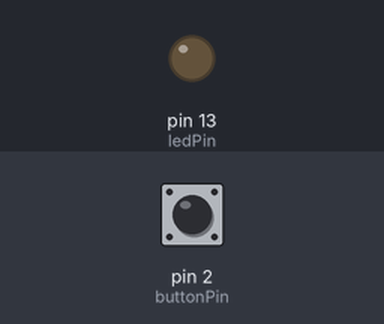
This sketch was run on a simulated Arduino Uno, built with avr-gcc and run on an emulated ATmega328P. On the bench: output pins drawn as LEDs (lit = HIGH). Inputs (shaded band) come from the test bench; at power-on: pin 2 (buttonPin) LOW.

Above: at 4.8 s.
4.9 s: pin 2 (buttonPin) pulled HIGH for 2.35 s
At 7.3 s:
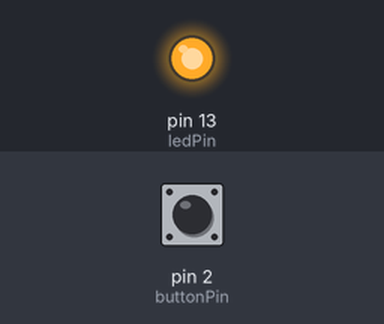
Timing chart, 0 to 8.8 s (numbered marks = the images above; inputs shaded):
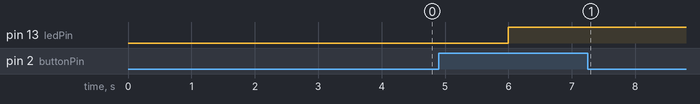

The sketch:

Interrupt_Service_Routine.ino
```cpp
#define buttonPin 2
#define ledPin 13
byte buttonState = 0;

void setup() {
  pinMode(buttonPin, INPUT);
  pinMode(ledPin, OUTPUT);
}

void loop() {
  if(digitalRead(buttonPin)){
buttonState = !buttonState;
digitalWrite(ledPin, buttonState);
     while(digitalRead(buttonPin));
  }
  delay(2000);
}
```

Measured:
- after the input at 4.9 s, pin 13 (ledPin): LOW → HIGH after 1.1 s
